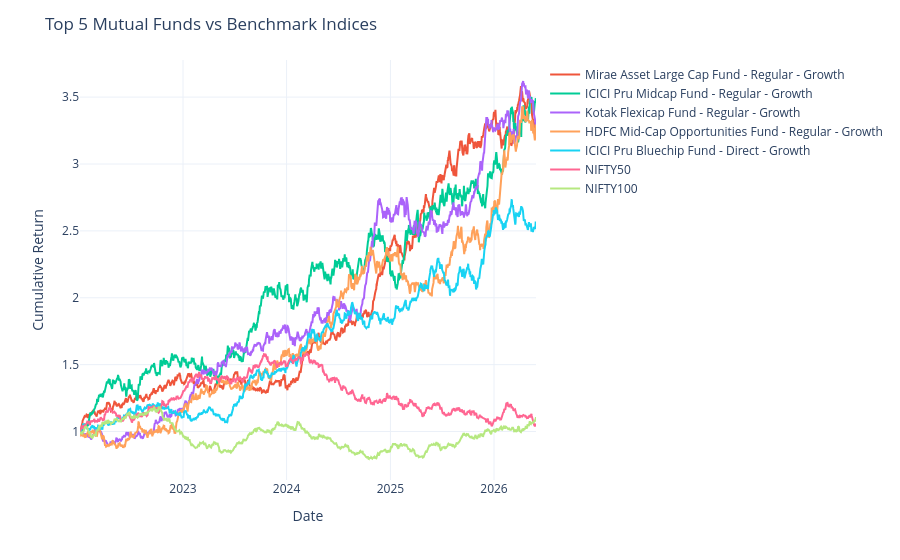

The notebook cell saved with this chart:
### Code cell
fig = px.line()

# Plot Top 5 Funds

for code in top5:

    df = nav[
        nav["amfi_code"] == code
    ].copy()

    df = df.sort_values("date")

    df["Cumulative_NAV"] = (
        df["nav"] /
        df["nav"].iloc[0]
    )

    name = performance.loc[
        performance["amfi_code"] == code,
        "scheme_name"
    ].values[0]

    fig.add_scatter(
        x=df["date"],
        y=df["Cumulative_NAV"],
        mode="lines",
        name=name
    )

# Plot Benchmarks

fig.add_scatter(
    x=nifty50["date"],
    y=nifty50["Cumulative_Return"],
    mode="lines",
    name="NIFTY50"
)

fig.add_scatter(
    x=nifty100["date"],
    y=nifty100["Cumulative_Return"],
    mode="lines",
    name="NIFTY100"
)

fig.update_layout(
    title="Top 5 Mutual Funds vs Benchmark Indices",
    template="plotly_white",
    xaxis_title="Date",
    yaxis_title="Cumulative Return"
)

fig.write_html(
    chart_dir / "benchmark_comparison.html"
)

fig.show()

### Figure 1 — Plotly figure (JSON) as saved in the notebook; plotly's stock layout.template omitted (floating-point values rounded to 4 significant figures; data arrays with more than 128 entries replaced by an {"elided": "..."} marker saying what was removed)
{"data": [{"hovertemplate": "<extra></extra>", "legendgroup": "", "line": {"color": "#636efa", "dash": "solid"}, "marker": {"symbol": "circle"}, "mode": "lines", "name": "", "orientation": "v", "showlegend": false, "type": "scatter", "xaxis": "x", "yaxis": "y"}, {"mode": "lines", "name": "Mirae Asset Large Cap Fund - Regular - Growth", "type": "scatter", "x": {"elided": "1150 str values"}, "y": {"elided": "1150 float values"}}, {"mode": "lines", "name": "ICICI Pru Midcap Fund - Regular - Growth", "type": "scatter", "x": {"elided": "1150 str values"}, "y": {"elided": "1150 float values"}}, {"mode": "lines", "name": "Kotak Flexicap Fund - Regular - Growth", "type": "scatter", "x": {"elided": "1150 str values"}, "y": {"elided": "1150 float values"}}, {"mode": "lines", "name": "HDFC Mid-Cap Opportunities Fund - Regular - Growth", "type": "scatter", "x": {"elided": "1150 str values"}, "y": {"elided": "1150 float values"}}, {"mode": "lines", "name": "ICICI Pru Bluechip Fund - Direct - Growth", "type": "scatter", "x": {"elided": "1150 str values"}, "y": {"elided": "1150 float values"}}, {"mode": "lines", "name": "NIFTY50", "type": "scatter", "x": {"elided": "1150 str values"}, "y": {"elided": "1150 float values"}}, {"mode": "lines", "name": "NIFTY100", "type": "scatter", "x": {"elided": "1150 str values"}, "y": {"elided": "1150 float values"}}], "layout": {"legend": {"tracegroupgap": 0}, "margin": {"t": 60}, "title": {"text": "Top 5 Mutual Funds vs Benchmark Indices"}, "xaxis": {"anchor": "y", "domain": [0, 1], "title": {"text": "Date"}}, "yaxis": {"anchor": "x", "domain": [0, 1], "title": {"text": "Cumulative Return"}}}}
